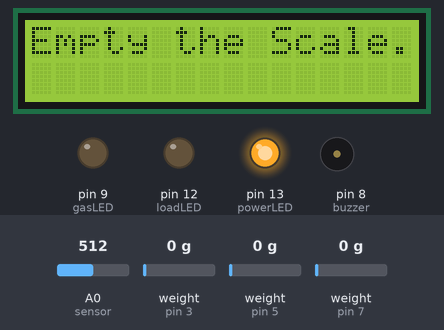
Bench run of a sketch on a simulated Arduino Uno, built with avr-gcc and run on an emulated ATmega328P. On the bench: 16×2 character LCD, output pins drawn as LEDs (lit = HIGH), buzzer (waves = sounding). Inputs (shaded band) come from the test bench; at power-on: A0 (sensor) = 512, weight on the scale (sensors on pin 3, pin 5, pin 7) 0 g. The modem accepts every AT command (registered, SIM ready, sends succeed) and sends nothing else; what the sketch prints to the serial monitor is not drawn.

Above: at 0.3 s.
At 2.2 s:
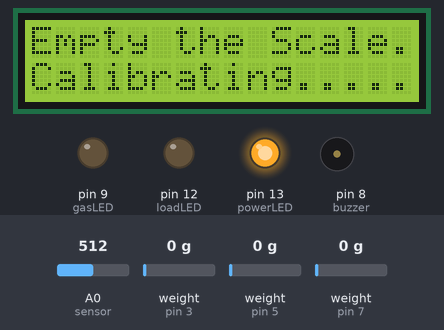
At 41.2 s:
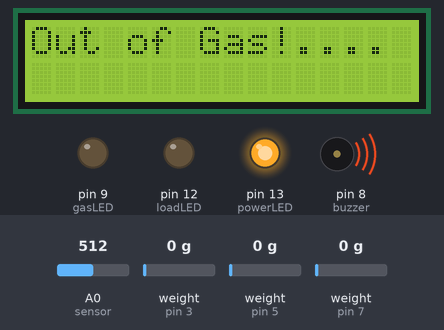
At 56.1 s:
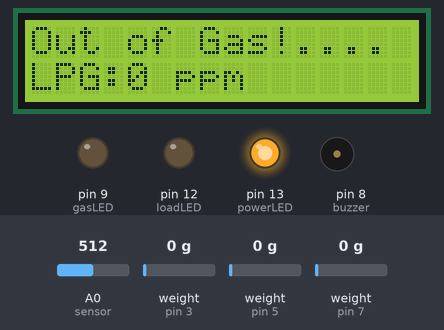
Timing chart, 0 to 57.6 s (numbered marks = the images above):
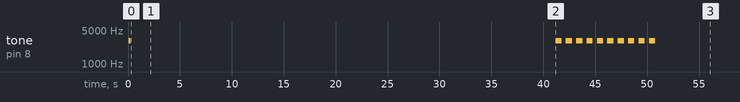

The sketch:

final_code.ino
```cpp
#include <SoftwareSerial.h> //Library to communicate serial data using digital pins
#include <HX711.h> //Loadcell amplifier library
#include <Wire.h>
#include <LiquidCrystal_I2C.h> //Library enabling I2C communication in LCDs

#define DOUT1  5       //Data pin for Load Cell #1
#define CLK1  2        //Clock pin for Load Cell #1

#define DOUT2  7       // Data pin for Load Cell #2
#define CLK2  6        //Clock pin for Load Cell #2

#define DOUT3  3       //Data pin for Load Cell #3
#define CLK3  4        //Clock pin for Load Cell #3

#define buzzer 8
#define powerLED 13   //flashes red
#define gasLED 9      //flashes green
#define loadLED 12    //flashes blue
#define sensor A0     //pin for MQ2 gas sensor
#define load_Res 5    //load resistance as per the MQ2 sensor datasheet
#define air_factor 9.83  // Rs/Ro ratio for air as per the MQ2 datasheet

LiquidCrystal_I2C lcd(0x27, 2, 1, 0, 4, 5, 6, 7, 3, POSITIVE); //A5 to SCL, A4 to SDA
SoftwareSerial mySerial(10,11); //RX:10 TX:11
//Creation of three Loadcell objects from HX711 class
HX711 scale1;
HX711 scale2;
HX711 scale3;

float LPGCurve[3] ={2.3,0.21,-0.47};    // (x, y, slope) x,y coordinate of one point and the slope between two points
                                        //based on the LPG graph for MQ2 gas sensor
float Ro=0;        //sensor resistance at 1000ppm of H2 clean air
int sms_count=0;   //to store sms count for gas leakage
int sms_count2=0;  //to store sms count for minimum gas level
int Gas_Leak_Status=0;
int buzz_time=0;
//adjust scale to user defined calibration factors
float calibration_factor1 = 105.0; //load cell 1
float calibration_factor2 = 107.0; //load cell 2
float calibration_factor3 = 105.0; //load cell 3

float weight1=0.0;
float weight2=0.0;
float weight3=0.0;
float total=0.0;
String level; //variable to store string value of gas capacity

void setup() {
  lcd.begin(16,2); //initiation of the LCD screen
  lcd.backlight();
  Serial.begin(9600); //to get readings in the serial monitor
  pinMode(buzzer, OUTPUT);
  pinMode(powerLED, OUTPUT);
  pinMode(loadLED, OUTPUT);
  pinMode(gasLED, OUTPUT);

  digitalWrite(powerLED, HIGH); //power button remains "ON" until device is switched off
  digitalWrite(gasLED, LOW);
  digitalWrite(loadLED, LOW);
  tone(buzzer, 3000, 200);  //device initiation short tone

  lcd.print("Empty the Scale."); //Prompt user to empty the scale for calibration, done once after powering the device
  delay(2000);
  lcd.print("Calibrating.....");
  loadcell_calibration(); //Performs loadcell calibration
  Ro = SensorCalibration(); //Performs Gas sensor calibration
  Serial.println(Ro);
  lcd.clear();
  lcd.print("Calibration done.");
  lcd.setCursor(0,0);
  lcd.print("Ready To Go!");
  delay(1000);
  lcd.setCursor(0,1);
  lcd.print("Place object..."); //Prompt user to Place the cylinder
  delay(3000);
  lcd.clear();
}

void loop() {

  digitalWrite(powerLED, HIGH);
  GetWeight();     //to calculate the total weight
  SetGas();        //to initiate the gas sensor
  CheckGas();      //to check the status of a gas leak
  CheckShutDown(); //to check if the leak persists

}

  void GetWeight() {
    Serial.println("Reading: ");
    float w1=get_weight1();
    float w2=get_weight2();
    float w3=get_weight3();
    total=(w1+w2+w3)*0.001; //summation of all three weights to obtain the total in kilograms

    Serial.print("Total");
    Serial.print(total);
    Serial.print("grams");
    Serial.println();

    if(total < 2.00)               // condition to check if gas level has reached minimum
    {
      digitalWrite(loadLED, LOW);  //turn off LED indicator "FULL"
      lcd.setCursor(0,0);
      lcd.print("Out of Gas!....");//prints warning message on the LCD
      level=String(total);         //converts float to string
      while(buzz_time<10){
         tone(buzzer, 3000, 600);   //trigger the buzzer when gas level is low
         buzz_time++;
         delay(1000);
      }
      while(sms_count2<2){         //to send upto three SMS's
        SendTextMessage2(level);   //SMS Function to send Commands to GSM module
      }
    }

    if(total > 2.00){             // condition to check if level of gas level is above minimum
      sms_count2=0;
      buzz_time=0;
      digitalWrite(loadLED,HIGH); //turn on LED indicator "FULL"
      noTone(buzzer);
      lcd.setCursor(0,0);
      lcd.print("Level :");       //display the gas level in kilograms
      lcd.print(total);
      lcd.print("kg");
    }
  }

  void loadcell_calibration(){ //function to calibrate the load cells

    //initiate the scales for readings
    scale1.begin(DOUT1, CLK1);
    scale2.begin(DOUT2, CLK2);
    scale3.begin(DOUT3, CLK3);
    lcd.setCursor(0,1);
    lcd.print("Calibrating....."); //print current status
    delay(1000);
    scale1.set_scale();
    scale1.tare(); //Reset the scale 1 to 0.0
    scale2.set_scale();
    scale2.tare(); //Reset the scale 2 to 0.0
    scale3.set_scale();
    scale3.tare(); //Reset the scale 3 to 0.0

    //Get a baseline reading for each load cell amplifier
    long zero_factor1 = scale1.read_average();
    long zero_factor2 = scale2.read_average();
    long zero_factor3 = scale3.read_average();

  }
   //get the weight from load cell 1
  float get_weight1(){
    scale1.set_scale(calibration_factor1);//adjust scale readings to the defined calibration factor
    weight1 = scale1.get_units(10);
    if (weight1 < 0){
      weight1 = 0.0; //set weight to zero if negative readings are shown
    }
    Serial.print(weight1);
    Serial.print("grams");
    Serial.print(" calibration_factor1: ");
    Serial.print(calibration_factor1);
    Serial.println();
    return weight1; //return value of weight1
  }

   //get the weight from load cell 2
  float get_weight2(){
    scale2.set_scale(calibration_factor2); //Adjust to this calibration factor
    weight2 = scale2.get_units(10); // print the average of 10 readings from the ADC
    if (weight2 < 0){
      weight2 = 0.0;
    }
    Serial.print(weight2);
    Serial.print("grams");
    Serial.print(" calibration_factor1: ");
    Serial.print(calibration_factor2);
    Serial.println();
    return weight2;
  }

   //get the weight from load cell 3
  float get_weight3(){
    scale3.set_scale(calibration_factor3); //Adjust to this calibration factor
    weight3 = scale3.get_units(10);
    if (weight3 < 0 ){
      weight3 = 0.0;
    }
    Serial.print(weight3);
    Serial.print("grams");
    Serial.print(" calibration_factor3: ");
    Serial.print(calibration_factor3);
    Serial.println();
    return weight3;
  }

  float SensorCalibration()  //to calibrate the MQ2 sensor
  {
    int i;
    float val=0;
    val=resistance(50,500); //for calibration we take 50 samples with a delay of 500
    val = val/air_factor;    //calibration takes into consideration the external environmental conditions as per Datasheet
    return val;
  }

   void SetGas(){
     lcd.setCursor(0,1);
     lcd.print("LPG:");
  }

  void CheckGas()
  {
     float Rs=resistance(5,50);  //5 samples with a delay of 50
     Rs/=Ro;    //obtaining the Rs/Ro ratio to read the PPM value
     int result=pow(10,(((log(Rs)-LPGCurve[1])/LPGCurve[2]) + LPGCurve[0]));  //function to derive the PPM level based on the corresponding Rs/Ro ratio from the LPG graph in the datasheet
      //As it is a logarithmic coordinate, power of 10 is used to convert the result to non-logarithmic value.
     lcd.print(result);
     lcd.print( " ppm        ");
     Serial.println(result);
     delay(1000);
     if(result>200)   //LPG threshold is set to minimum 200PPM as in the datasheet
     {
       Serial.println("SMS");
       SetAlert(); // Function to send SMS Alert when gas leak is detected
     }
  }


  float resistance(int samples, int interval)
  {
     int i;
     float Rs=0;   //sensor resistance at variuos concentration of gas
     for (i=0;i<samples;i++)
     {
        int adc_value=analogRead(sensor); //obtain raw analog value from the sensor
        Rs+=((float)load_Res*(1023-adc_value)/adc_value);  //calculating the sensor resistance given the voltage and load resistence
        delay(interval);
     }
     Rs/=samples;  //get average reading
     return Rs;    //return current average sensor resistance
  }

   void SetAlert()
  {
    lcd.clear();
    lcd.setCursor(0,0);
    lcd.print("Level :");
    lcd.print(total);
    lcd.print("kg");
    lcd.setCursor(0,1);
    lcd.print("GasLeak Detected"); //to display alert message on LCD
    digitalWrite(gasLED, HIGH);
    tone(buzzer, 4000, 300);
    while(sms_count<2) //Number of SMS Alerts to be sent
      {
      SendTextMessage1(); // Function to send AT Commands to GSM module
      }
    Gas_Leak_Status=1;
  }

  void CheckShutDown(){               // fucntion checks if the gas leak has oocured
    if(Gas_Leak_Status==1){           //if true continue to calculate the PPM level in the air
    float Rs=resistance(5,50);
    Rs/=Ro;
    int result=pow(10,(((log(Rs)-LPGCurve[1])/LPGCurve[2]) + LPGCurve[0])); //function to derive the PPM level based on the corresponding Rs/Ro ratio from the LPG graph in the datasheet
      if(result<200){                                           //if gas leak does not persist, turn off "LEAK" led and buzzer
         digitalWrite(gasLED, LOW);
         noTone(buzzer);
         delay(500);
         sms_count=0;                                        //set sms count to back to zero
         Gas_Leak_Status=0;
         lcd.clear();
       }
    }
  }
  void SendTextMessage1()    // function to send sms when a gas leak is detected
  {
    mySerial.begin(9600);    //enable serial communication between GSM and arduino
    delay(300);
    mySerial.println("AT"); //Once the handshake test is successful, it will back to OK
    delay(500);
    mySerial.println("AT+CMGF=1");    //To send SMS in Text Mode
    delay(500);
    mySerial.println("AT+CMGS=\"+94721712933\"\r"); // phone number can be changed as desired
    delay(500);
    mySerial.println("Emergency-> LPG Gas Leaking!!!");//the content of the message
    delay(200);
    mySerial.println((char)26);//the stopping character
    delay(500);
    mySerial.println("AT+CMGS=\"+94722240502\"\r"); // phone number can be changed as desired
    delay(500);
    mySerial.println("Emergency-> LPG Gas Leaking!!!");//the content of the message
    delay(200);
    mySerial.println((char)26);//the message stopping character
    delay(200);
    sms_count++;
  }

  void SendTextMessage2(String level) //send SMS when the gas level reaches minimum; passing gas level reading as a parameter in the function
  {
    mySerial.begin(9600);
    delay(300);
    mySerial.println("AT"); //Once the handshake test is successful, it will back to OK
    delay(500);
    mySerial.println("AT+CMGF=1");    //To send SMS in Text Mode
    delay(500);
    mySerial.println("AT+CMGS=\"+94721712933\"\r"); // phone number can be changed as desired
    delay(500);
    mySerial.println("Warning-> LPG Gas level reached minimum!!! Remaining level is " + level + "kg");//the content of the message
    delay(200);
    mySerial.println((char)26);//the stopping character
    delay(200);
    sms_count2++; //to limit the number of sms's sent
  }
```

Measured:
- by itself, tone on pin 8 (buzzer): goes 3000 Hz 0.20 s, silent 40.9 s, 9 × (3000 Hz 0.60 s, silent 0.40 s), 3000 Hz 0.60 s, then silent
- what the display in image 1 shows lasts 32.0 s, from 2.1 s to 34.1 s
